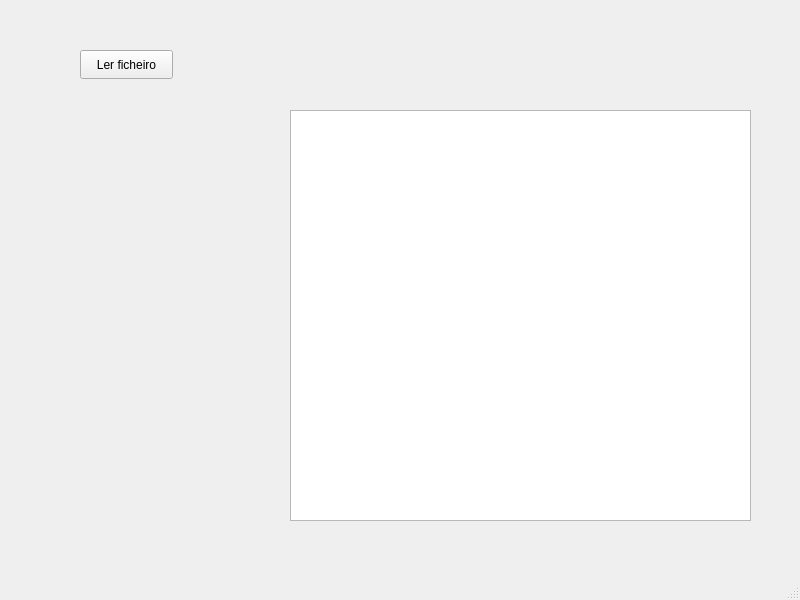
<?xml version="1.0" encoding="UTF-8"?>
<ui version="4.0">
 <class>MainWindow</class>
 <widget class="QMainWindow" name="MainWindow">
  <property name="geometry">
   <rect>
    <x>0</x>
    <y>0</y>
    <width>800</width>
    <height>600</height>
   </rect>
  </property>
  <property name="windowTitle">
   <string>MainWindow</string>
  </property>
  <widget class="QWidget" name="centralwidget">
   <widget class="QPushButton" name="pushButton">
    <property name="geometry">
     <rect>
      <x>80</x>
      <y>50</y>
      <width>93</width>
      <height>29</height>
     </rect>
    </property>
    <property name="text">
     <string>Ler ficheiro</string>
    </property>
   </widget>
   <widget class="QTextEdit" name="textEdit">
    <property name="geometry">
     <rect>
      <x>290</x>
      <y>110</y>
      <width>461</width>
      <height>411</height>
     </rect>
    </property>
   </widget>
  </widget>
  <widget class="QMenuBar" name="menubar">
   <property name="geometry">
    <rect>
     <x>0</x>
     <y>0</y>
     <width>800</width>
     <height>26</height>
    </rect>
   </property>
  </widget>
  <widget class="QStatusBar" name="statusbar"/>
 </widget>
 <resources/>
 <connections/>
</ui>
